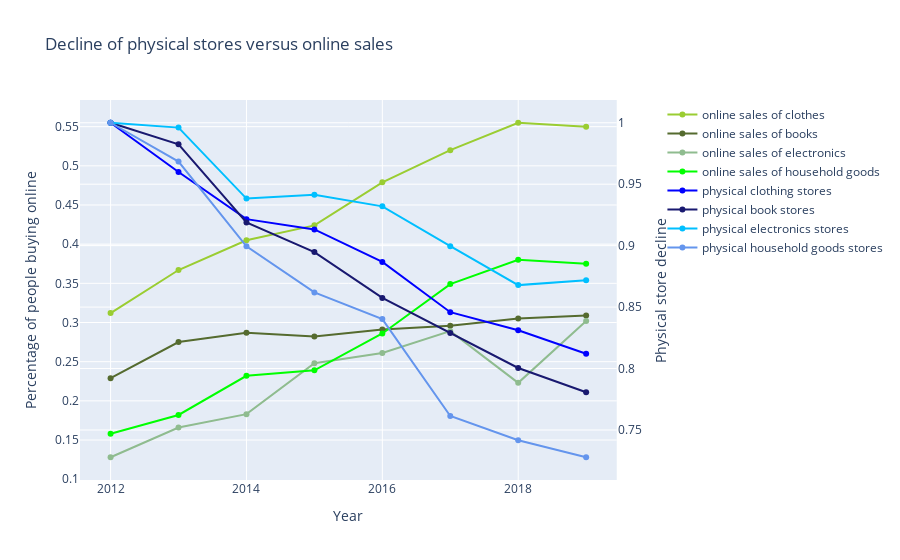

Notebook cell for this chart:
### Code cell
import plotly.graph_objects as go
from plotly.subplots import make_subplots

shopping_online = pd.read_csv('Data_online_shopping_total.csv', delimiter=';')
phys_stores = pd.read_csv('Stores_country_data.csv', delimiter=';')

fig = make_subplots(specs = [[{"secondary_y": True}]])

fig.add_trace(
    go.Scatter( x=shopping_online["Year"], y = shopping_online["Kleding of sportartikelen"]/100, name="online sales of clothes", marker_color="yellowgreen"),
    secondary_y=False
)

fig.add_trace(
    go.Scatter( x=shopping_online["Year"], y = shopping_online["Boeken, tijdschriften en kranten"]/100, name="online sales of books", marker_color="darkolivegreen"),
    secondary_y=False
)

fig.add_trace(
    go.Scatter( x=shopping_online["Year"], y = shopping_online["Soft-/ hardware en elektronische benodig"]/100, name="online sales of electronics", marker_color="darkseagreen"),
    secondary_y=False
)

fig.add_trace(
    go.Scatter( x=shopping_online["Year"], y = shopping_online["Huishoudelijke goederen en apparaten"]/100, name="online sales of household goods", marker_color="lime"),
    secondary_y=False
)

fig.add_trace(
    go.Scatter(x=phys_stores["Perioden"], y = phys_stores["1. Kleding of sportartikelen"]/phys_stores["1. Kleding of sportartikelen"][0], name="physical clothing stores", marker_color="blue"),
    secondary_y=True
)

fig.add_trace(
    go.Scatter(x=phys_stores["Perioden"], y = phys_stores["2. Boeken, tijdschriften en kranten"]/phys_stores["2. Boeken, tijdschriften en kranten"][0], name="physical book stores", marker_color="midnightblue"),
    secondary_y=True
)

fig.add_trace(
    go.Scatter(x=phys_stores["Perioden"], y = phys_stores["3. Soft-/ hardware en elektronische benodig"]/phys_stores["3. Soft-/ hardware en elektronische benodig"][0], name="physical electronics stores", marker_color="deepskyblue"),
    secondary_y=True
)

fig.add_trace(
    go.Scatter(x=phys_stores["Perioden"], y = phys_stores["4. Huishoudelijke goederen en apparaten"]/phys_stores["4. Huishoudelijke goederen en apparaten"][0], name="physical household goods stores", marker_color="cornflowerblue"),
    secondary_y=True
)

# Set x-axis title
fig.update_xaxes(title_text="Year")

# Set y-axes titles
fig.update_yaxes(title_text="Percentage of people buying online", secondary_y=False)
fig.update_yaxes(title_text="Physical store decline", secondary_y=True)

#Set title
fig.update_layout(
    title_text="Decline of physical stores versus online sales"
)

fig.show()

### Figure 1 — Plotly figure (JSON) as saved in the notebook; plotly's stock layout.template omitted (floating-point values rounded to 4 significant figures)
{"data": [{"marker": {"color": "yellowgreen"}, "name": "online sales of clothes", "type": "scatter", "x": [2012, 2013, 2014, 2015, 2016, 2017, 2018, 2019], "xaxis": "x", "y": [0.312, 0.367, 0.405, 0.424, 0.479, 0.52, 0.555, 0.55], "yaxis": "y"}, {"marker": {"color": "darkolivegreen"}, "name": "online sales of books", "type": "scatter", "x": [2012, 2013, 2014, 2015, 2016, 2017, 2018, 2019], "xaxis": "x", "y": [0.229, 0.275, 0.287, 0.282, 0.291, 0.296, 0.305, 0.309], "yaxis": "y"}, {"marker": {"color": "darkseagreen"}, "name": "online sales of electronics", "type": "scatter", "x": [2012, 2013, 2014, 2015, 2016, 2017, 2018, 2019], "xaxis": "x", "y": [0.128, 0.166, 0.183, 0.248, 0.261, 0.289, 0.223, 0.302], "yaxis": "y"}, {"marker": {"color": "lime"}, "name": "online sales of household goods", "type": "scatter", "x": [2012, 2013, 2014, 2015, 2016, 2017, 2018, 2019], "xaxis": "x", "y": [0.158, 0.182, 0.232, 0.239, 0.286, 0.349, 0.38, 0.375], "yaxis": "y"}, {"marker": {"color": "blue"}, "name": "physical clothing stores", "type": "scatter", "x": [2012, 2013, 2014, 2015, 2016, 2017, 2018, 2019], "xaxis": "x", "y": [1, 0.9599, 0.9216, 0.9132, 0.8867, 0.8458, 0.8312, 0.8121], "yaxis": "y2"}, {"marker": {"color": "midnightblue"}, "name": "physical book stores", "type": "scatter", "x": [2012, 2013, 2014, 2015, 2016, 2017, 2018, 2019], "xaxis": "x", "y": [1, 0.9825, 0.9189, 0.8947, 0.8575, 0.8289, 0.8004, 0.7807], "yaxis": "y2"}, {"marker": {"color": "deepskyblue"}, "name": "physical electronics stores", "type": "scatter", "x": [2012, 2013, 2014, 2015, 2016, 2017, 2018, 2019], "xaxis": "x", "y": [1, 0.996, 0.9383, 0.9415, 0.932, 0.8995, 0.8679, 0.8718], "yaxis": "y2"}, {"marker": {"color": "cornflowerblue"}, "name": "physical household goods stores", "type": "scatter", "x": [2012, 2013, 2014, 2015, 2016, 2017, 2018, 2019], "xaxis": "x", "y": [1, 0.9684, 0.8994, 0.8619, 0.8402, 0.7613, 0.7416, 0.7278], "yaxis": "y2"}], "layout": {"title": {"text": "Decline of physical stores versus online sales"}, "xaxis": {"anchor": "y", "domain": [0, 0.94], "title": {"text": "Year"}}, "yaxis": {"anchor": "x", "domain": [0, 1], "title": {"text": "Percentage of people buying online"}}, "yaxis2": {"anchor": "x", "overlaying": "y", "side": "right", "title": {"text": "Physical store decline"}}}}
